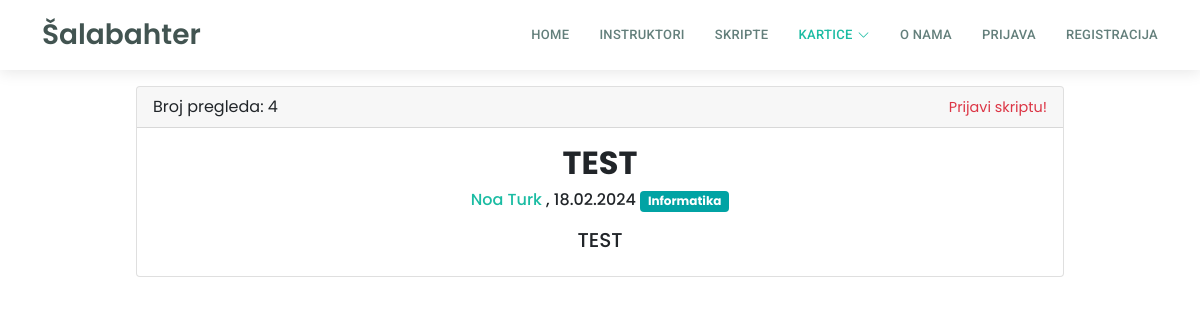
Before: /kartice/grupa.php?grupa_id=2 with the older database file.
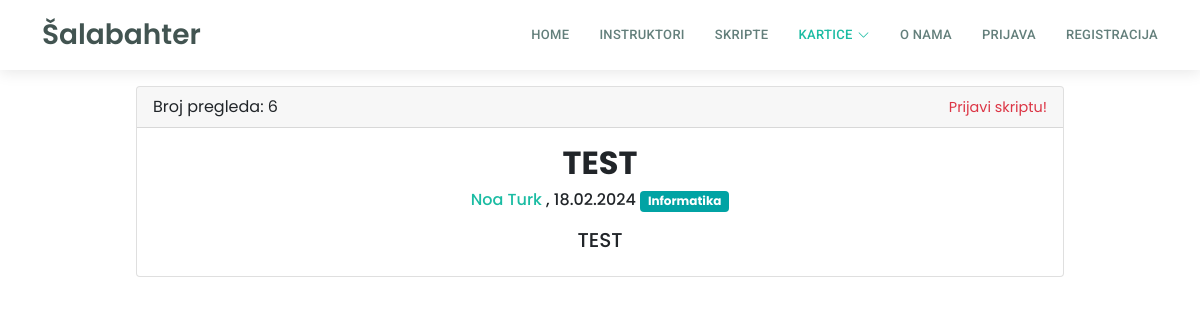
After: the same page with the newer database file.
### tables this page shows
CREATE TABLE `grupekartica` (
  `grupa_id` int(11) NOT NULL,
  `grupa_naziv` varchar(255) DEFAULT NULL,
  `grupa_opis` text DEFAULT NULL,
  `datum_kreiranja` timestamp NOT NULL DEFAULT current_timestamp(),
  `vlasnik_id` int(11) DEFAULT NULL,
  `predmet_id` int(11) DEFAULT NULL,
  `javno` tinyint(1) DEFAULT 0,
  `broj_pregleda` int(11) DEFAULT 0
);

CREATE TABLE `korisnik` (
  `korisnik_id` int(11) NOT NULL,
  `ime` varchar(50) DEFAULT NULL,
  `prezime` varchar(50) DEFAULT NULL,
  `email` varchar(100) DEFAULT NULL,
  `lozinka` varchar(255) DEFAULT NULL,
  `adresa` varchar(255) DEFAULT NULL,
  `prebivaliste` varchar(255) NOT NULL,
  `mjesto` int(5) DEFAULT NULL,
  `slika_korisnika` varchar(255) DEFAULT NULL,
  `status_korisnika` int(20) DEFAULT NULL,
  `isAdmin` tinyint(1) NOT NULL
);

### kartice/grupa.php (the view, shortened to what this page needs)
<?php
$con = require "../ukljucivanje/connection/spajanje.php";
$grupa_id = $_GET['grupa_id'];
$sqlGrupa = "SELECT * FROM grupekartica WHERE grupa_id = $grupa_id";
$rezultatSkripta = $con->query($sqlGrupa);
if($redSkripta = $rezultatSkripta->fetch_assoc()){
    $nazivGrupe = $redSkripta['grupa_naziv'];
    $opisGrupe = $redSkripta['grupa_opis'];
    $predmet_id = $redSkripta['predmet_id'];
    $datum = date('d.m.Y', strtotime($redSkripta['datum_kreiranja']));
    $kreator_id = $redSkripta['vlasnik_id'];
    $imePrezimeKorisnika = dohvatipodatkevlasnika($kreator_id);
    $sqlPredmet = "SELECT naziv_predmeta, predmet_boja FROM predmeti WHERE predmet_id = $predmet_id";
    $rezultatPredmet = $con->query($sqlPredmet);
    $redPredmet = $rezultatPredmet->fetch_assoc();
    $predmetNaziv = $redPredmet['naziv_predmeta'];
    $predmetBoja = $redPredmet['predmet_boja'];
}
    $sqlBrojPregleda = "SELECT broj_pregleda FROM grupekartica WHERE grupa_id = $grupa_id";
    $resultBrojPregleda = $con->query($sqlBrojPregleda);
    $rowBrojPregleda = $resultBrojPregleda->fetch_assoc();
    $brojpregleda = $rowBrojPregleda['broj_pregleda'];
function dohvatipodatkevlasnika($vlasnik_id)
{
    $con = require "../ukljucivanje/connection/spajanje.php";
    $sqlKorisnik = "SELECT ime, prezime FROM korisnik WHERE korisnik_id = $vlasnik_id";
    $resultKorisnik = $con->query($sqlKorisnik);
    $rowKorisnik = $resultKorisnik->fetch_assoc();
    $ime = $rowKorisnik['ime'];
    $prezime = $rowKorisnik['prezime'];
    return $ime . " " . $prezime;
}
?>
<!DOCTYPE html>
<html lang="hr">
<head>
    <?php include '../assets/css/stiliranjeSporedno.php'; ?>
</head>
<body>
    <?php include '../ukljucivanje/header.php'; ?>
    <div class="container mt-3">
        <div class="container">
            <div class="card mx-auto mt-3" style="width: 85%;">
                <div class="card-header">
                    <div class="row">
                        <div class="col">
                            <p class="card-text">Broj pregleda:
                                <?php echo " $brojpregleda ";?>
                            </p>
                        </div>
                        <div class="col text-right">
                            <a href="../dashboard/report.php?grupa_id=<?php echo $grupa_id; ?>"
                            class="text text-danger" style="font-size: 0.9rem;" aria-readonly="true">Prijavi skriptu!</a>
                        </div>
                    </div>
                </div>
                <div class="card-body">
                    <h2 class="card-title" style="font-family: Poppins; text-align: center;"><b>
                            <?php echo "$nazivGrupe"; ?>
                        </b></h2>
                    <h6 class="card-info" style="font-family: Poppins; text-align: center;"> <a class="link"
                            href="../profil?korisnik=<?php echo $kreator_id ?>">
                            <?php echo $imePrezimeKorisnika ?>
                        </a>,
                        <?php echo "$datum   ";  echo '<span class="badge" style="background-color: ' . $predmetBoja . ';">' . $predmetNaziv . '</span> '; ?>
                    </h6>
                    <h5 class="card-text mt-3" style="font-family: Poppins; text-align: center;">
                        <?php echo "$opisGrupe"; ?>
                    </h5>
            </div>
        </div>
    </div>
</body>
</html>

Changed rows visible on the page:
changed grupekartica "TEST": broj_pregleda "4" → "6"
